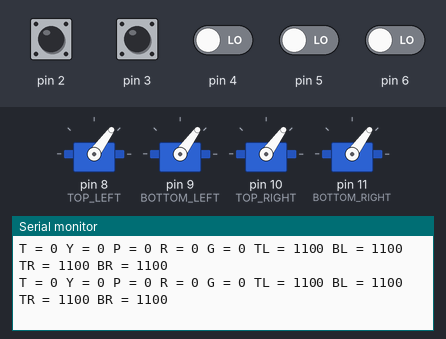
The sketch below on a simulated Arduino Uno, built with avr-gcc and run on an emulated ATmega328P. On the bench: 4 × servo, the last lines printed to the serial monitor. The test bench sets the inputs (shaded band); at power-on: pin 2–6 LOW.

Above: at 1.2 s.
1.3 s: pin 2 pulsed HIGH 2 times (0.12 s each, 0.3 s apart)
At 1.62 s:
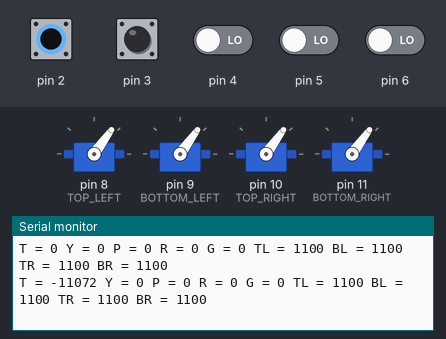
4.9 s: pin 3 pulsed HIGH 2 times (0.12 s each, 0.3 s apart)
At 5.17 s:
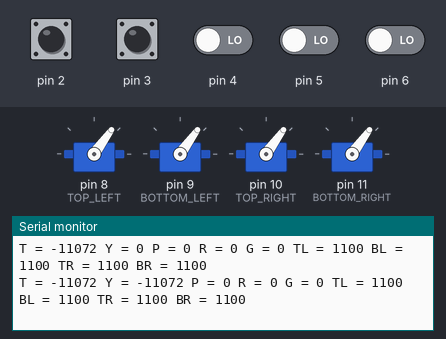

Measured:
- after the input at 1.3 s, the serial monitor: prints a new line after 0.25 s (image 1)
- after the input at 4.9 s, the serial monitor: prints a new line after 0.21 s (image 2)

The sketch:

Arduino_Flight_Controller_rev1.0.ino
```cpp
//Declaring Variables
byte last_channel_throttle, last_channel_yaw, last_channel_pitch, last_channel_roll, last_channel_gear;
int receiver_input_channel_throttle, receiver_input_channel_yaw, receiver_input_channel_pitch, receiver_input_channel_roll, receiver_input_channel_gear;
unsigned long timer_channel_throttle, timer_channel_yaw, timer_channel_pitch, timer_channel_roll, timer_channel_gear;
unsigned long timer_throttle, timer_yaw, timer_pitch, timer_roll, timer_gear, current_time, zero_timer;
int esc_commands[4]; //0 = top left, 1 = bottom left, 2 = top right, 3 = bottom right
boolean QUADARMED, PRINTSERIAL=true;

//Setup servos (ESCs)
#include <Servo.h>
Servo TOP_LEFT;
Servo BOTTOM_LEFT;
Servo TOP_RIGHT;
Servo BOTTOM_RIGHT;

//Setup routine
void setup(){

  ///Receiver Stuff
  PCICR |= (1 << PCIE2);
  PCMSK2 |= (1 << PCINT18); //Pin 2 - Throttle
  PCMSK2 |= (1 << PCINT19); //Pin 3 - Yaw
  PCMSK2 |= (1 << PCINT20); //Pin 4 - Pitch
  PCMSK2 |= (1 << PCINT21); //Pin 5 - Roll
  PCMSK2 |= (1 << PCINT22); //Pin 6 - Gear
  zero_timer = micros();   //Set the zero_timer for the first loop.

  //Attach ESCs
  TOP_LEFT.attach(8);
  BOTTOM_LEFT.attach(9);
  TOP_RIGHT.attach(10);
  BOTTOM_RIGHT.attach(11);

  //Initialize Receiver Signals
  receiver_input_channel_throttle = 0;
  receiver_input_channel_yaw = 0;
  receiver_input_channel_roll = 0;
  receiver_input_channel_pitch = 0;
  receiver_input_channel_gear = 0;
  QUADARMED = 0;

  if (PRINTSERIAL) {
  Serial.begin(9600);
  }
}

//Main program loop
void loop(){

  //Make sure throttle is down before you arm
  if ((receiver_input_channel_throttle < 1120) and (receiver_input_channel_throttle > 990) and (receiver_input_channel_gear > 1400) and (receiver_input_channel_gear < 1900)) {
    QUADARMED = true;
  }

  //If you switch off rotors make sure to disarm rotors
  if ((QUADARMED) and (receiver_input_channel_gear > 1800)) {
    QUADARMED = false;

  }

  //Based on the Gear Value you need to compute Acro mode or Attitude/Altitude Hold Mode
  //Gear switch = 1900,1500,1100
  if ((receiver_input_channel_gear < 1600) and (receiver_input_channel_gear > 1400) and QUADARMED) {
    //ACRO MODE
    Serial.print("ACRO MODE ");
    acro_mode();
  } else {
    //If Gear is giving something wonky just default to 1100
    for (int idx = 0;idx<4;idx++) {
      esc_commands[idx] = 1100;
    }
  }

  //Make sure to add the saturation blocks
  for (int idx = 0;idx<4;idx++) {
    if (esc_commands[idx] > 1900) {
      esc_commands[idx] = 1900;
    }
    if (esc_commands[idx] < 1100) {
      esc_commands[idx] = 1100;
    }
  }

  //Send Command to rotors
  TOP_LEFT.writeMicroseconds(esc_commands[0]);
  BOTTOM_LEFT.writeMicroseconds(esc_commands[1]);
  TOP_RIGHT.writeMicroseconds(esc_commands[2]);
  BOTTOM_RIGHT.writeMicroseconds(esc_commands[3]);


  //Print Controller Health
  if (PRINTSERIAL) {
  Serial.print("T = ");
  Serial.print(receiver_input_channel_throttle);
  Serial.print(" ");

  Serial.print("Y = ");
  Serial.print(receiver_input_channel_yaw);
  Serial.print(" ");

  Serial.print("P = ");
  Serial.print(receiver_input_channel_pitch);
  Serial.print(" ");

  Serial.print("R = ");
  Serial.print(receiver_input_channel_roll);
  Serial.print(" ");

  Serial.print("G = ");
  Serial.print(receiver_input_channel_gear);
  Serial.print(" ");

  Serial.print("TL = ");
  Serial.print(esc_commands[0]);
  Serial.print(" ");

  Serial.print("BL = ");
  Serial.print(esc_commands[1]);
  Serial.print(" ");

  Serial.print("TR = ");
  Serial.print(esc_commands[2]);
  Serial.print(" ");

  Serial.print("BR = ");
  Serial.print(esc_commands[3]);
  Serial.print(" ");

  Serial.print("\n");
  }

}

//Compute Fancy Throttle
int throttle_curve(int tin) {
  float dt = float(tin)-1100;
  //float tout = p1 + p2*dt + p3*dt^2 + p4*dt^3 + p5*dt^4 + p6*dt^5;
  //for now just do linear
  float tout = 1100 + 1.0*dt;
  return int(tout);
}

//Acro Mode Computation
void acro_mode() {
  //Compute Throttle based on receiver_input_channel
  int throttle_out = throttle_curve(receiver_input_channel_throttle);

  //Set rate of receiver_input_channel_roll/pitch and yaw
  float rate = 1.0; //DO NOT SET RATE > 1!!!!!
  float rate_yaw = rate/2.0;

  //Generate Commands to ESCs
  //Top Left
  esc_commands[0] = throttle_out + rate*(receiver_input_channel_roll-1500) - rate*(receiver_input_channel_pitch-1500) + rate_yaw*(receiver_input_channel_yaw-1500);
  //Bottom Left
  esc_commands[1] = throttle_out + rate*(receiver_input_channel_roll-1500) + rate*(receiver_input_channel_pitch-1500) - rate_yaw*(receiver_input_channel_yaw-1500);
  //Top Right
  esc_commands[2] = throttle_out - rate*(receiver_input_channel_roll-1500) - rate*(receiver_input_channel_pitch-1500) - rate_yaw*(receiver_input_channel_yaw-1500);
  //Bottom Right
  esc_commands[3] = throttle_out - rate*(receiver_input_channel_roll-1500) + rate*(receiver_input_channel_pitch-1500) + rate_yaw*(receiver_input_channel_yaw-1500);
}

ISR(PCINT2_vect) { //this is for pins 0-7
  current_time = micros();
  if (PIND & B00000100) {                                      //Is input 2 high?
    if(last_channel_throttle == 0){                                   //Input changed from 0 to 1
      last_channel_throttle = 1;                                      //Remember current input state
      timer_throttle = current_time;                                  //Set timer_throttle to current_time
    }
  }
  else if(last_channel_throttle == 1){                                //Input is not high and changed from 1 to 0
    last_channel_throttle = 0;                                        //Remember current input state
    receiver_input_channel_throttle = current_time - timer_throttle;         //Channel throttle is current_time - timer_throttle
    //which is essentially the length of the pulse
  }

  if (PIND & B00001000) {
    if (last_channel_yaw == 0) {
      last_channel_yaw = 1;
      timer_yaw = current_time;
    }
  }
  else if (last_channel_yaw == 1) {
    last_channel_yaw = 0;
    receiver_input_channel_yaw = current_time - timer_yaw;
  }

  if (PIND & B00010000) {
    if (last_channel_pitch == 0) {
      last_channel_pitch = 1;
      timer_pitch = current_time;
    }
  }
  else if (last_channel_pitch == 1) {
    last_channel_pitch = 0;
    receiver_input_channel_pitch = current_time - timer_pitch;
  }

  if (PIND & B00100000) {
    if (last_channel_roll == 0) {
      last_channel_roll = 1;
      timer_roll = current_time;
    }
  }
  else if (last_channel_roll == 1) {
    last_channel_roll = 0;
    receiver_input_channel_roll = current_time - timer_roll;
  }

  if (PIND & B01000000) {
    if (last_channel_gear == 0) {
      last_channel_gear = 1;
      timer_gear = current_time;
    }
  }
  else if (last_channel_gear == 1) {
    last_channel_gear = 0;
    receiver_input_channel_gear = current_time - timer_gear;
  }

}
```
